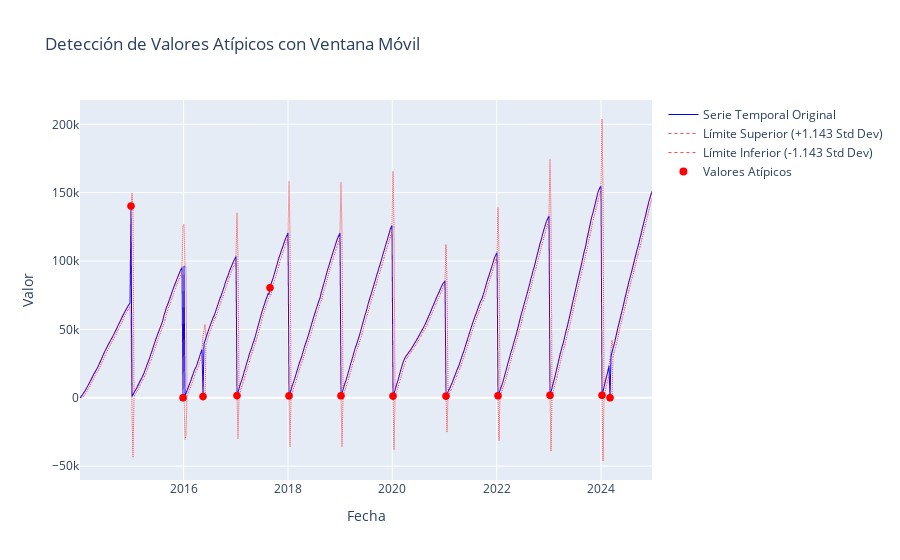

This figure's notebook cell:
### Markdown cell above
### Visualización de valores atípicos

Se grafica la serie temporal original junto con los valores atípicos identificados para visualizar su ubicación y magnitud.

### Code cell
# Graficar la serie temporal original junto con los límites y los valores atípicos con seaborn
plt.figure(figsize=(11, 6))

# Graficar la serie temporal original
sns.lineplot(data=df_depresion_nacional_acumulado, x='Fecha', y='Valor', label='Serie Temporal Original', color='blue')

# Graficar los límites superior e inferior
sns.lineplot(data=df_depresion_nacional_acumulado, x='Fecha', y='Upper_Bound', label=f'Límite Superior (+{threshold} Std Dev)', color='red', linestyle='--')
sns.lineplot(data=df_depresion_nacional_acumulado, x='Fecha', y='Lower_Bound', label=f'Límite Inferior (-{threshold} Std Dev)', color='red', linestyle='--')

# Resaltar los valores atípicos
sns.scatterplot(data=outliers, x='Fecha', y='Valor', label='Valores Atípicos', color='red', s=100)

# Configurar el título y las etiquetas
plt.title('Detección de Valores Atípicos con Ventana Móvil')
plt.xlabel('Fecha')
plt.ylabel('Valor')
plt.legend()
plt.xticks(rotation=45)
plt.tight_layout()
plt.grid()
# Mostrar el gráfico
plt.show()

# # Graficar la serie temporal original junto con los límites y los valores atípicos con Plotly
fig = go.Figure()

# Agregar la serie temporal original
fig.add_trace(go.Scattergl(
    x=df_depresion_nacional_acumulado['Fecha'],
    y=df_depresion_nacional_acumulado['Valor'],
    mode='lines',
    name='Serie Temporal Original',
    line=dict(color='blue', width=1)
))

# Agregar los límites superior e inferior
fig.add_trace(go.Scattergl(
    x=df_depresion_nacional_acumulado['Fecha'],
    y=df_depresion_nacional_acumulado['Upper_Bound'],
    mode='lines',
    name=f'Límite Superior (+{threshold} Std Dev)',
    line=dict(color='red', dash='dot', width=1),
    opacity=0.7
))

fig.add_trace(go.Scattergl(
    x=df_depresion_nacional_acumulado['Fecha'],
    y=df_depresion_nacional_acumulado['Lower_Bound'],
    mode='lines',
    name=f'Límite Inferior (-{threshold} Std Dev)',
    line=dict(color='red', dash='dot', width=1),
    opacity=0.7
))

# Resaltar los valores atípicos
fig.add_trace(go.Scattergl(
    x=outliers['Fecha'],
    y=outliers['Valor'],
    mode='markers',
    name='Valores Atípicos',
    marker=dict(color='red', size=8, symbol='circle')
))

# Configurar el layout del gráfico
fig.update_layout(
    title='Detección de Valores Atípicos con Ventana Móvil',
    xaxis_title='Fecha',
    yaxis_title='Valor',
    hovermode='x unified'
)

# Mostrar el gráfico
fig.show()

### Figure 1 — Plotly figure (JSON) as saved in the notebook; plotly's stock layout.template omitted (floating-point values rounded to 4 significant figures; data arrays with more than 128 entries replaced by an {"elided": "..."} marker saying what was removed)
{"data": [{"line": {"color": "blue", "width": 1}, "mode": "lines", "name": "Serie Temporal Original", "type": "scattergl", "x": {"elided": "573 str values"}, "y": {"elided": "573 float values"}}, {"line": {"color": "red", "dash": "dot", "width": 1}, "mode": "lines", "name": "Límite Superior (+1.143 Std Dev)", "opacity": 0.7, "type": "scattergl", "x": {"elided": "573 str values"}, "y": {"elided": "573 float values"}}, {"line": {"color": "red", "dash": "dot", "width": 1}, "mode": "lines", "name": "Límite Inferior (-1.143 Std Dev)", "opacity": 0.7, "type": "scattergl", "x": {"elided": "573 str values"}, "y": {"elided": "573 float values"}}, {"marker": {"color": "red", "size": 8, "symbol": "circle"}, "mode": "markers", "name": "Valores Atípicos", "type": "scattergl", "x": ["2014-12-29T00:00:00", "2015-12-28T00:00:00", "2016-05-16T00:00:00", "2017-01-09T00:00:00", "2017-08-28T00:00:00", "2018-01-08T00:00:00", "2019-01-07T00:00:00", "2020-01-06T00:00:00", "2021-01-11T00:00:00", "2022-01-10T00:00:00", "2023-01-09T00:00:00", "2024-01-08T00:00:00", "2024-03-04T00:00:00"], "y": [140200.0, 0.0, 903.0, 1617.0, 80450.0, 1384.0, 1416.0, 1254.0, 1192.0, 1445.0, 1824.0, 1786.0, 0.0]}], "layout": {"hovermode": "x unified", "title": {"text": "Detección de Valores Atípicos con Ventana Móvil"}, "xaxis": {"title": {"text": "Fecha"}}, "yaxis": {"title": {"text": "Valor"}}}}
